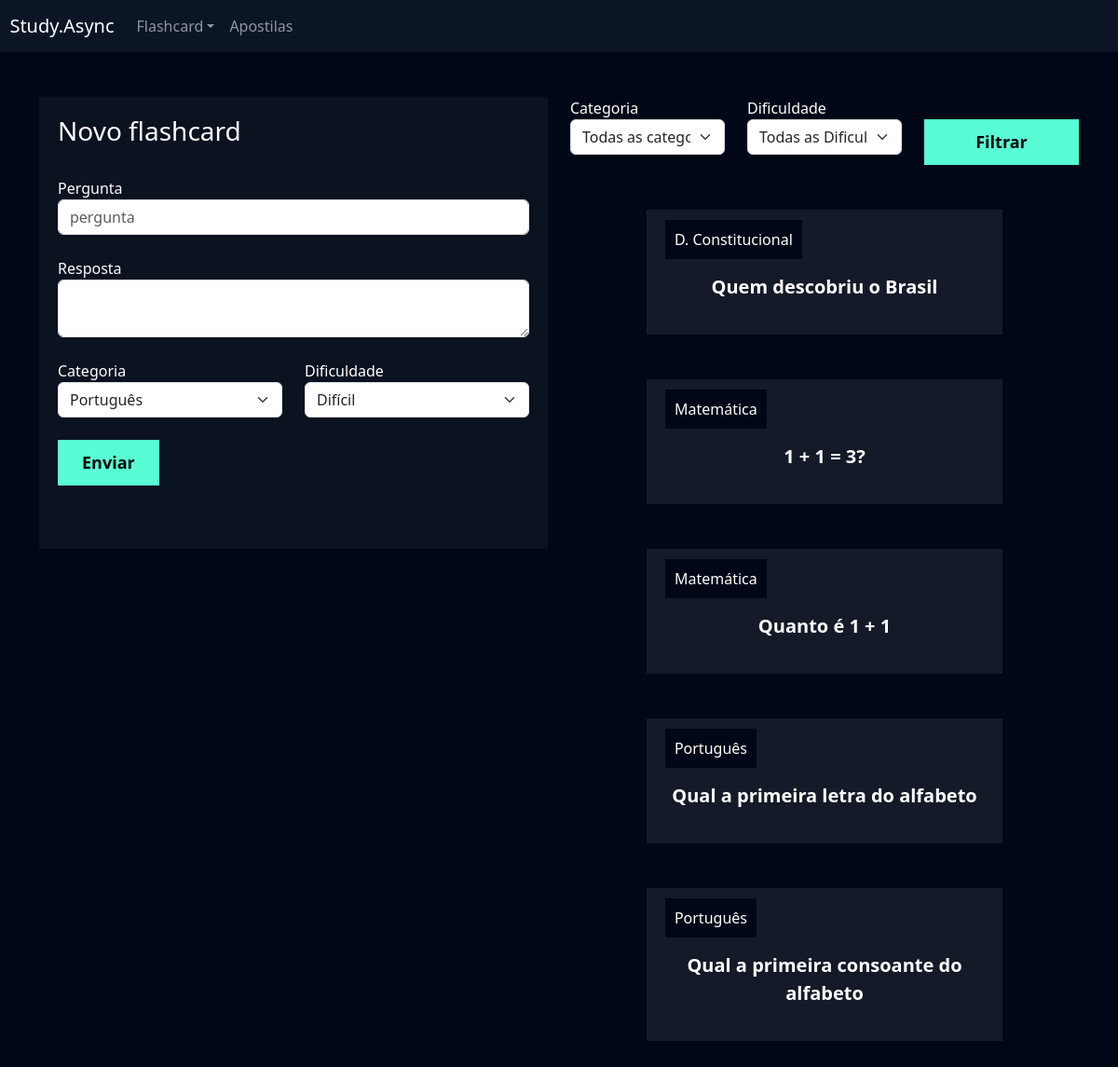
/flashcard/novo_flashcard (signed in), run on an earlier commit of the app's database.
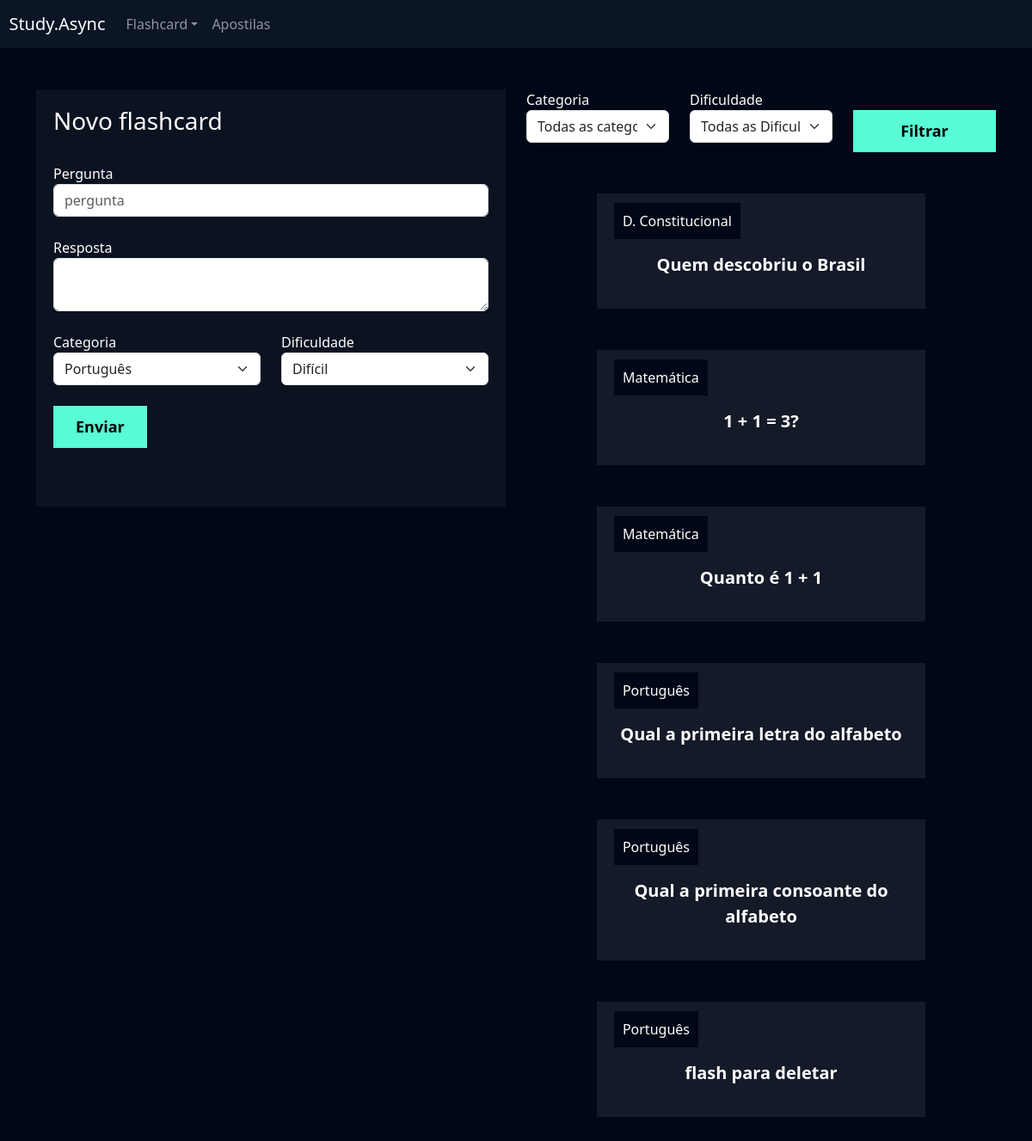
And on a later commit of the database.
### flashcard/models.py (models this page shows, shortened)
class Flashcard(models.Model):
    DIFICULDADE_CHOICES = (('D', 'Difícil'), ('M', 'Médio'), ('F', 'Fácil'))
    user = models.ForeignKey(User, on_delete=models.DO_NOTHING)
    pergunta = models.CharField(max_length=100)
    resposta = models.TextField()
    categoria = models.ForeignKey(Categoria, on_delete=models.DO_NOTHING)
    dificuldade = models.CharField(max_length=1, choices=DIFICULDADE_CHOICES)

class Categoria(models.Model):
    nome = models.CharField(max_length=20)
    def __str__(self):
        return self.nome

### flashcard/views.py (the view, shortened to what this page needs)
# urls.py: path('novo_flashcard', views.novo_flashcard, name='novo_flashcard'),
def novo_flashcard(request):
    print(request.user)
    if not request.user.is_authenticated:
        return redirect ('/usuarios/logar')
    if request.method == 'GET':
        categorias = Categoria.objects.all()
        dificuldades = Flashcard.DIFICULDADE_CHOICES
        flashcards = Flashcard.objects.filter(user=request.user).order_by('categoria__nome')
        categoria_filtrar = request.GET.get('categoria')
        dificuldade_filtrar = request.GET.get('dificuldade')
        if categoria_filtrar:
            flashcards = flashcards.filter(categoria__id=categoria_filtrar)
        if dificuldade_filtrar:
            flashcards = flashcards.filter(dificuldade=dificuldade_filtrar)
        return render(request, 'novo_flashcard.html',
                      {'categorias':categorias,
                       'dificuldades':dificuldades,
                       'flashcards':flashcards,
                       })

### flashcard/templates/novo_flashcard.html (shortened to what this page needs)
{% extends "base.html" %}
{% load static %}
{% block 'cabecalho' %}
 <link href="{% static 'usuarios/css/cadastro.css' %}" rel="stylesheet">
 <link href='https://unpkg.com/boxicons@2.1.4/css/boxicons.min.css' rel='stylesheet'>
 <link href="{% static 'flashcard/css/novo_flashcard.css' %}" rel="stylesheet">
{% endblock 'cabecalho' %}
{% block 'conteudo' %}
{% include 'partials/header.html' %}
 <div class="container">
 <br>
 <br>
 <div class="row">
 <div class="col-md">
 <div class="box-form">
 <form action="" method="POST"> {% csrf_token %}
 <h3>Novo flashcard</h3>
 <br>
<label>Pergunta</label>
 <input type="text" class="form-control" placeholder="pergunta" name="pergunta">
 <br>
<label>Resposta</label>
 <textarea class="form-control" name="resposta"></textarea>
 <br>
<div class="row">
 <div class="col-md">
 <label for="">Categoria</label>
 <select class="form-select" name="categoria">
    {% for categoria in categorias %}
        <option value="{{categoria.id}}">{{categoria}}</option>
    {% endfor %}
 </select>
 </div>
<div class="col-md">
 <label for="">Dificuldade</label>
 <select class="form-select" name="dificuldade">
    {% for dificuldade in dificuldades %}
        <option value="{{dificuldade.0}}">{{dificuldade.1}}</option>
    {% endfor %}
 </select>
 </div>
 </div>
<br>
<input type="submit" value="Enviar" class="btn-cadastro">
 <br>
<br>
<br>
 </form>
 </div>
 </div>
 <div class="col-md">
 <form action="{% url 'novo_flashcard' %}" method="GET">
    <div class="row">
        <div class="col-md">
        <label for="">Categoria</label>
        <select name="categoria" id="" class="form-select">
        <option value="">Todas as categorias</option>
    </select>
</div>
<div class="col-md">
    <label for="">Dificuldade</label>
    <select name="dificuldade" id="" class="form-select">
            <option value="">Todas as Dificuldades</option>
        </select>
        </div>
       <div class="col-md">
        <br>
       <input type="submit" style="width: 100%" value="Filtrar" class="btn-cadastro">
        </div>
        </div>
        </form>
        <br>
        <br>
        {% for flash in flashcards %}
            <div class="box-new-flashcard" onclick="flip_card({{flash.id}})">
                <div class="flashcard">
                    <div class="flashcard-categoria">
                    {{flash.categoria}}
                    </div>
            <br>
            <br>
            <div class="flashcard-box-item">
            <p class="flashcard-item">{{flash.pergunta}}</p>
            </div>
            </div>
            </div>
            <br>
            <br>
        {% endfor %}
{% endblock 'conteudo' %}

What changed in the data, as far as the page shows it:
added Flashcard: categoria "Português", pergunta "flash para deletar"
